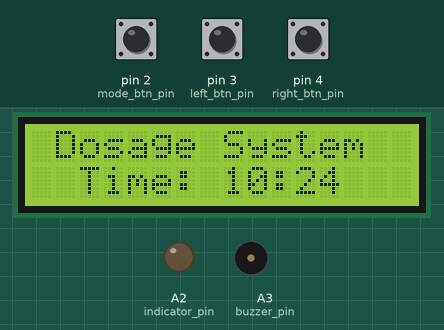
Simulated run of this sketch. Board: Arduino Uno, built with avr-gcc and run on an emulated ATmega328P. Parts: 16×2 character LCD, output pins drawn as LEDs (lit = HIGH), buzzer (waves = sounding, pin HIGH). The inputs (shaded band) are chosen by the test bench; at power-on: pin 2 (mode_btn_pin) HIGH, pin 4 (right_btn_pin) HIGH, pin 3 (left_btn_pin) HIGH. The local clock reads 2024-03-15 10:24:30 at power-on unless the sketch sets it.

Above: at 1.2 s.
1.3 s: pin 2 (mode_btn_pin) pulled LOW for 0.15 s
At 1.6 s:
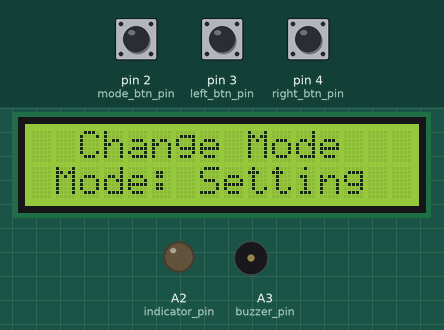
4.4 s: pin 2 (mode_btn_pin) pulled LOW for 1 s
At 4.9 s:
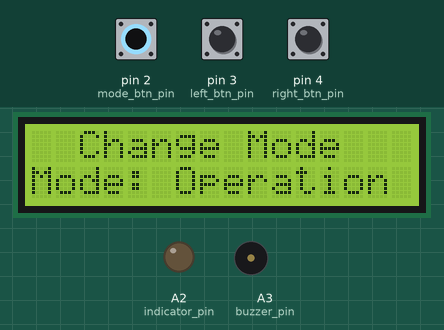
6.9 s: pin 2 (mode_btn_pin) pulled LOW for 3.2 s
At 9.9 s:
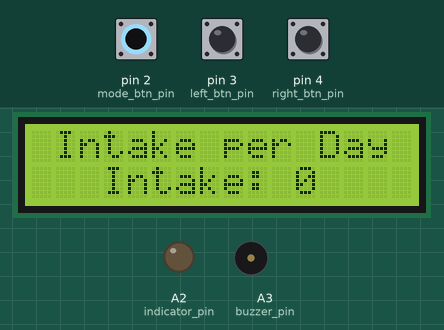
11.6 s: pin 4 (right_btn_pin) pulled LOW for 3.2 s
At 16.1 s:
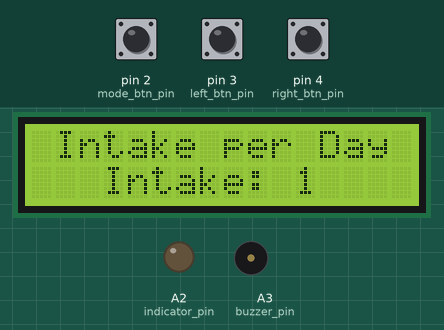
16.6 s: pin 3 (left_btn_pin) pulled LOW for 3.2 s
At 21.3 s:
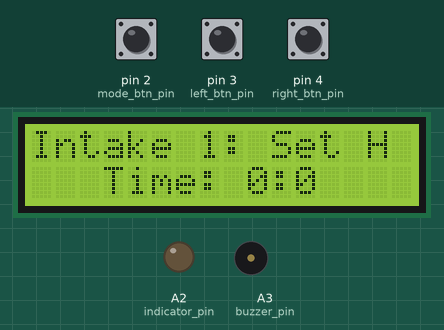
21.6 s: pin 3 (left_btn_pin) pulled LOW for 1 s
Timing chart, 0 to 24.6 s (numbered marks = the images above; inputs shaded):
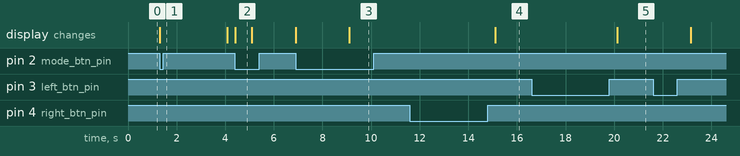

The sketch:

VTE1808.ino
```cpp
#include "Operation.h"

void setup() {
  Serial.begin(9600);
  lcd.begin(16, 2);
  initializeControl();
}

void loop() {
  systemOperation();
}
```

Control.h
```cpp
#include <Stepper.h>
#include <uRTCLib.h>
#include "Interface.h"
#define steps_per_revolution 120

// Pin definitions
uint8_t buzzer_pin = A3;
uint8_t indicator_pin = A2;
uint8_t mode_btn_pin = 2, left_btn_pin = 3, right_btn_pin = 4;

uRTCLib rtc(0x68);
Stepper stepper(steps_per_revolution, 8, 7, 6, 5);

// Definition of usefull variables and constants
uint8_t mode_index = 0;
String current_mode = "Operation";
String modes[] = {"Operation", "Setting"};

// Method to handle change mode interrupt
void changeMode(){
  mode_index += 1;
  if(mode_index >= 2) mode_index = 0;
  current_mode = modes[mode_index];

  lcdPrint("Change Mode", "Mode: " + current_mode);
}

// Initialize the setting for operations
void initializeControl(){
  pinMode(buzzer_pin, OUTPUT);
  pinMode(indicator_pin, OUTPUT);
  pinMode(mode_btn_pin, INPUT_PULLUP);
  pinMode(left_btn_pin, INPUT_PULLUP);
  pinMode(right_btn_pin, INPUT_PULLUP);

  URTCLIB_WIRE.begin();
  stepper.setSpeed(30);

  attachInterrupt(digitalPinToInterrupt(mode_btn_pin), changeMode, FALLING);
}

// Methode to control Stepper motor
void controlStepper(uint8_t section) {
  uint8_t section_steps = 15;
  stepper.step(section * section_steps);
  delay(1000);
}

// Method to Check the current time
String getTime_RTC() {
  rtc.refresh();
  return String(rtc.hour()) + ":" + String(rtc.minute());
}

// Method for alerting
void alert(bool status) {
  if (status) {
    digitalWrite(buzzer_pin, HIGH);
    digitalWrite(indicator_pin, HIGH);
    delay(1000);
    digitalWrite(indicator_pin, LOW);
    delay(1000);
  } else {
    digitalWrite(buzzer_pin, LOW);
    digitalWrite(indicator_pin, LOW);
  }
}
```

Interface.h
```cpp
#include <LiquidCrystal.h>
uint8_t rs=A1, en=A0, d4=13, d5=12, d6=11, d7=10;
LiquidCrystal lcd(rs, en, d4, d5, d6, d7);

// Methode to Cut String
String cutString(String str, int col) {
  return str.substring(0, col);
}

// Function to simplify the printing on LCD
void lcdPrint(String str0, String str1) {
  lcd.clear();
  const int columns = 16;
  if (str0.length() > columns) str0 = cutString(str0, columns);
  if (str1.length() > columns) str1 = cutString(str1, columns);

  int pre_space0 = int((columns - str0.length()) / 2),
      pre_space1 = int((columns - str1.length()) / 2);

  lcd.setCursor(pre_space0, 0);
  lcd.print(str0);
  lcd.setCursor(pre_space1, 1);
  lcd.print(str1);
  delay(1e3);
}
```

Operation.h
```cpp
#include "WString.h"
#include "Control.h"

//  Definition of usefull variables and constants
uint8_t no_of_dosage_intake_per_day = 0;
bool at_default_portion = true;
uint8_t current_portion = 0;
uint8_t hours_setting = 0,
        minute_setting = 0;
String time_settings[3];
String current_time = "20:30";

// Method to alert and open for dosage
void dosageTime(String time) {
  if (current_time == time) {
    current_portion += 1;
    if (current_portion > 7) current_portion = 1;
    controlStepper(current_portion);
    at_default_portion = false;
    alert(true);
  }
  if (!at_default_portion) {
    controlStepper(current_portion + (8 - current_portion));
    at_default_portion = true;
    alert(false);
  }
}

void systemOperation() {
  while (current_mode == "Setting") {
    delay(2000);
    lcdPrint("Intake per Day", "Intake: " + String(no_of_dosage_intake_per_day));
    if (!digitalRead(right_btn_pin)) no_of_dosage_intake_per_day += 1;
    if (no_of_dosage_intake_per_day > 3) no_of_dosage_intake_per_day = 3;
    if (no_of_dosage_intake_per_day < 0) no_of_dosage_intake_per_day = 0;


    if (!digitalRead(left_btn_pin)) {
      if (no_of_dosage_intake_per_day > 0) {
        for (int i = 1; i <= no_of_dosage_intake_per_day; i++) {
          delay(1000);

          while (digitalRead(left_btn_pin)) {
            lcdPrint("Intake " + String(i) + ": Set H", "Time: " + String(hours_setting) + ":" + String(minute_setting));
            if (!digitalRead(right_btn_pin)) hours_setting += 1;
            if (hours_setting > 23) hours_setting = 0;
          }

          delay(1000);

          while (digitalRead(left_btn_pin)) {
            lcdPrint("Intake " + String(i) + ": Set M", "Time: " + String(hours_setting) + ":" + String(minute_setting));
            if (!digitalRead(right_btn_pin)) minute_setting += 1;
            if (minute_setting > 59) minute_setting = 0;
          }

          time_settings[i-1] = String(hours_setting) + ":" + String(minute_setting);
          hours_setting = 0;
          minute_setting = 0;
        }
      }
    }
  }

  current_time = getTime_RTC();
  lcdPrint("Dosage System", "Time: " + current_time);

  for(int i=0; i<3; i++){
    if(current_time == time_settings[i]){
      lcdPrint("Time: " + current_time, "Dosage Time");
      dosageTime(time_settings[i]);
    }
  }
}
```

Measured:
- after the input at 1.3 s, the display: changes at once (image 1)
- after the input at 4.4 s, the display: changes at once (image 2)
- after the input at 6.9 s, the display: first changes at once (image 3 shows a later state)
- after the input at 11.6 s, the display: changes after 3.5 s (image 4)
- after the input at 16.6 s, the display: changes after 3.5 s (image 5)
- what the display in image 2 shows lasts 0.7 s, from 4.4 s to 5.1 s
